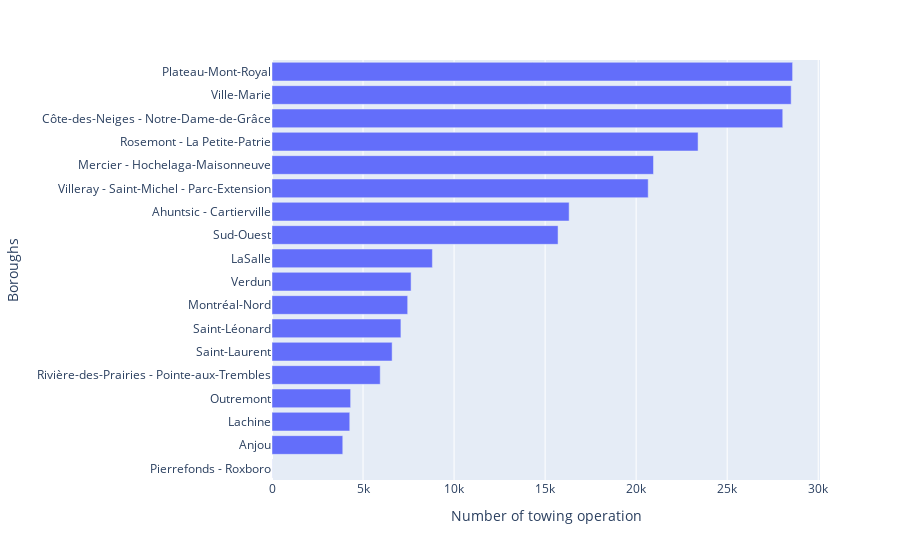

Notebook cell for this chart:
### Markdown cell above
### What are the most  impacted districts ?

### Code cell
data = df_remorquages_mtl.groupby(["ARRONDISSEMENT_ORIGINE"]).\
                            count().\
                            sort_values("DATE_ORIGINE",ascending=True)
data = data.reset_index()      
fig = px.bar(data, x='DATE_ORIGINE', y='ARRONDISSEMENT_ORIGINE')
fig.update_layout(
    xaxis_title="Number of towing operation",
    yaxis_title="Boroughs",
)

fig.show()

### Figure 1 — Plotly figure (JSON) as saved in the notebook; plotly's stock layout.template omitted (floating-point values rounded to 4 significant figures)
{"data": [{"alignmentgroup": "True", "hovertemplate": "DATE_ORIGINE=%{x}<br>ARRONDISSEMENT_ORIGINE=%{y}<extra></extra>", "legendgroup": "", "marker": {"color": "#636efa"}, "name": "", "offsetgroup": "", "orientation": "h", "showlegend": false, "textposition": "auto", "type": "bar", "x": [7, 3887, 4271, 4319, 5944, 6598, 7080, 7452, 7639, 8809, 15711, 16320, 20662, 20953, 23401, 28052, 28514, 28593], "xaxis": "x", "y": ["Pierrefonds - Roxboro", "Anjou", "Lachine", "Outremont", "Rivière-des-Prairies - Pointe-aux-Trembles", "Saint-Laurent", "Saint-Léonard", "Montréal-Nord", "Verdun", "LaSalle", "Sud-Ouest", "Ahuntsic - Cartierville", "Villeray - Saint-Michel - Parc-Extension", "Mercier - Hochelaga-Maisonneuve", "Rosemont - La Petite-Patrie", "Côte-des-Neiges - Notre-Dame-de-Grâce", "Ville-Marie", "Plateau-Mont-Royal"], "yaxis": "y"}], "layout": {"barmode": "relative", "legend": {"tracegroupgap": 0}, "margin": {"t": 60}, "xaxis": {"anchor": "y", "domain": [0, 1], "title": {"text": "Number of towing operation"}}, "yaxis": {"anchor": "x", "domain": [0, 1], "title": {"text": "Boroughs"}}}}
